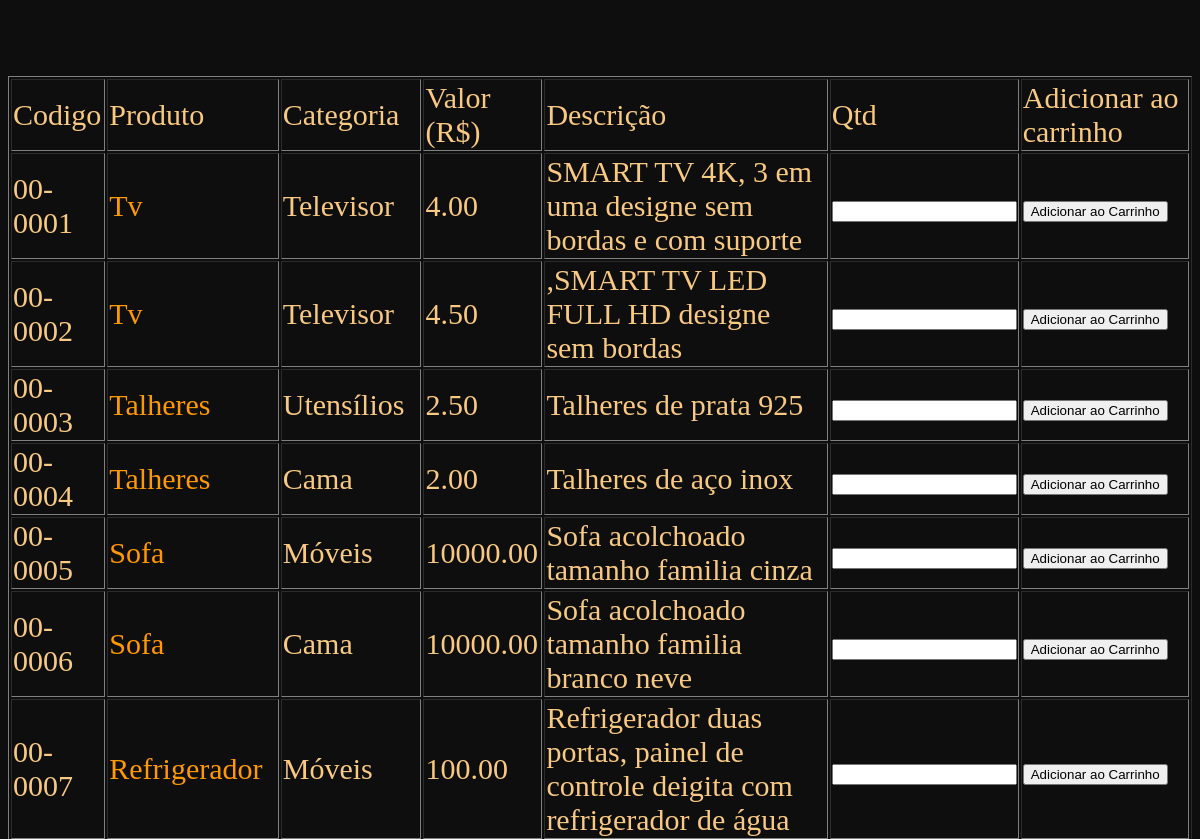
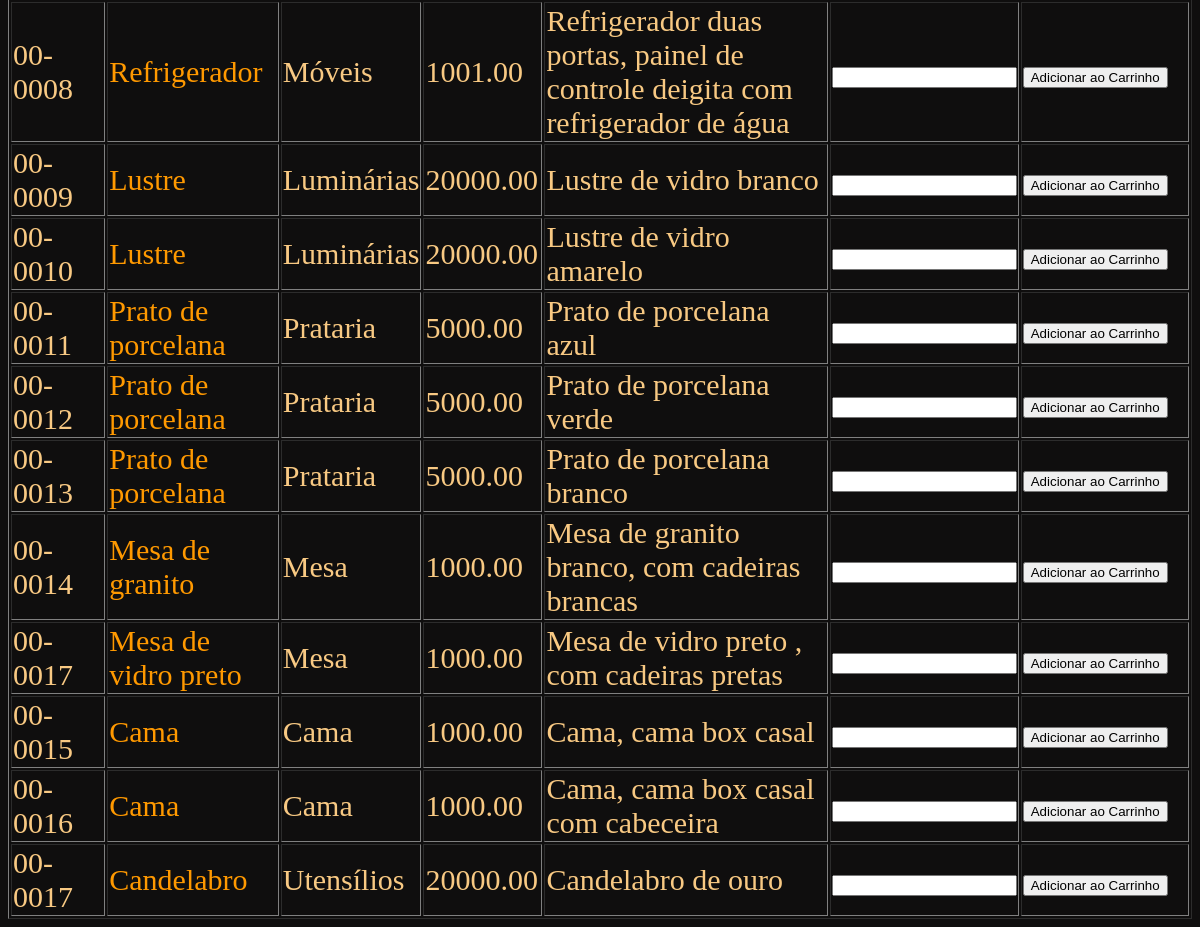
The app's page /arquivos/exibir_produtos.php (signed in) with its own data (2 pictures, top to bottom).
### tables this page shows
CREATE TABLE `tb_produto` (
  `id_produtos` int(11) NOT NULL AUTO_INCREMENT,
  `codigo_produto` varchar(10) NOT NULL,
  `nome_produto` varchar(45) NOT NULL,
  `valor_produto` decimal(10,2) NOT NULL,
  `descricao_produto` varchar(900) NOT NULL,
  `imagem_produto` varchar(900) NOT NULL,
  `tb_categoria_id_categoria` int(11) NOT NULL,
  `tb_usuario_id_usuario` int(11) NOT NULL,
  PRIMARY KEY (`id_produtos`),
  KEY `fk_tb_produtos_tb_categoria_idx` (`tb_categoria_id_categoria`),
  KEY `tb_usuario_id_usuario` (`tb_usuario_id_usuario`),
  CONSTRAINT `tb_produto_ibfk_1` FOREIGN KEY (`tb_categoria_id_categoria`) REFERENCES `tb_categoria` (`id_categoria`) ON DELETE CASCADE ON UPDATE NO ACTION,
  CONSTRAINT `tb_produto_ibfk_2` FOREIGN KEY (`tb_usuario_id_usuario`) REFERENCES `tb_usuario` (`id_usuario`)
);

CREATE TABLE `tb_categoria` (
  `id_categoria` int(11) NOT NULL AUTO_INCREMENT,
  `nome_categoria` varchar(45) NOT NULL,
  PRIMARY KEY (`id_categoria`)
);

### arquivos/exibir_produtos.php (the view, shortened to what this page needs)
<?php
    require_once 'conexao.php';
?>
<!DOCTYPE html>
<html lang="en">
<head>
    <link rel="stylesheet" href="personalizacao/tema.css">
</head>
<body>
    <br><br>
    <table border="1">
        <tr>
            <td>Codigo</td>
            <td>Produto</td>
            <td>Categoria</td>
            <td>Valor (R$)</td>
            <td>Descrição</td>
            <td>Qtd</td>
            <td>Adicionar ao carrinho</td>
        </tr>
        <?php
            $sql = "SELECT * FROM tb_produto";
            $resultados = mysqli_query($conexao, $sql);
            if (mysqli_num_rows($resultados) > 0) {
                while ($linha = mysqli_fetch_array($resultados)) {
                    $id_produto = $linha['id_produtos'];
                    $codigo = $linha['codigo_produto'];
                    $produto = $linha['nome_produto'];
                    $valor = $linha['valor_produto'];
                    $descricao = $linha['descricao_produto'];
                    $id_categoria = $linha['tb_categoria_id_categoria'];
                    echo "<tr>";
                    echo "<form action='carrinho.php'>";
                    echo "<td> $codigo </td>";
                    echo "<td><a href='produto_individual.php?produto=$id_produto'> $produto </a></td>";
                    $sql = "SELECT nome_categoria FROM tb_categoria WHERE id_categoria = '$id_categoria'";
                    $resultados2 = mysqli_query($conexao, $sql);
                    if (mysqli_num_rows($resultados2) > 0) {
                        while ($linha = mysqli_fetch_array($resultados2)) {
                            $categoria = $linha['nome_categoria'];
                            echo "<td> $categoria </td>";
                        }
                    }
                    echo "<td> $valor </td>";
                    echo "<td> $descricao </td>";
                    echo "<td> <input type='number' name='quantidade'> </td>";
                    echo "<td>";
                    echo "<input type='submit' value='Adicionar ao Carrinho'>";
                    echo "</td>";
                    echo "</form>";
                    echo "</tr>";
                }
            }
            ?>
    </table>
</body>
</html>

### arquivos/personalizacao/tema.css (style rules this page uses)
body { background-color: rgb(15, 14, 14); color:rgb(248, 201, 131); font-size: 30px; }
a { text-decoration: none; color: rgb(255, 153, 0); }

### records on screen
tb_produto: codigo_produto "00-0001", nome_produto "Tv", valor_produto "4.00", descricao_produto "SMART TV 4K, 3 em uma designe sem bordas e com suporte"
tb_categoria: nome_categoria "Televisor"
tb_produto: codigo_produto "00-0002", nome_produto "Tv", valor_produto "4.50", descricao_produto ",SMART TV LED FULL HD designe sem bordas"
tb_produto: codigo_produto "00-0003", nome_produto "Talheres", valor_produto "2.50", descricao_produto "Talheres de prata 925"
tb_categoria: nome_categoria "Utensílios"
tb_produto: codigo_produto "00-0004", nome_produto "Talheres", valor_produto "2.00", descricao_produto "Talheres de aço inox"
tb_categoria: nome_categoria "Cama"
tb_produto: codigo_produto "00-0005", nome_produto "Sofa", valor_produto "10000.00", descricao_produto "Sofa acolchoado tamanho familia cinza"
tb_categoria: nome_categoria "Móveis"
tb_produto: codigo_produto "00-0006", nome_produto "Sofa", valor_produto "10000.00", descricao_produto "Sofa acolchoado tamanho familia branco neve"
tb_produto: codigo_produto "00-0007", nome_produto "Refrigerador", valor_produto "100.00", descricao_produto "Refrigerador duas portas, painel de controle deigita com refrigerador de água"
tb_produto: codigo_produto "00-0008", nome_produto "Refrigerador", valor_produto "1001.00", descricao_produto "Refrigerador duas portas, painel de controle deigita com refrigerador de água"
tb_produto: codigo_produto "00-0009", nome_produto "Lustre", valor_produto "20000.00", descricao_produto "Lustre de vidro branco"
tb_categoria: nome_categoria "Luminárias"
tb_produto: codigo_produto "00-0010", nome_produto "Lustre", valor_produto "20000.00", descricao_produto "Lustre de vidro amarelo"
tb_produto: codigo_produto "00-0011", nome_produto "Prato de porcelana", valor_produto "5000.00", descricao_produto "Prato de porcelana azul"
tb_categoria: nome_categoria "Prataria"
tb_produto: codigo_produto "00-0012", nome_produto "Prato de porcelana", valor_produto "5000.00", descricao_produto "Prato de porcelana verde"
tb_produto: codigo_produto "00-0013", nome_produto "Prato de porcelana", valor_produto "5000.00", descricao_produto "Prato de porcelana branco"
tb_produto: codigo_produto "00-0014", nome_produto "Mesa de granito", valor_produto "1000.00", descricao_produto "Mesa de granito branco, com cadeiras brancas"
tb_categoria: nome_categoria "Mesa"
tb_produto: codigo_produto "00-0017", nome_produto "Mesa de vidro preto", valor_produto "1000.00", descricao_produto "Mesa de vidro preto , com cadeiras pretas"
tb_produto: codigo_produto "00-0015", nome_produto "Cama", valor_produto "1000.00", descricao_produto "Cama, cama box casal"
tb_produto: codigo_produto "00-0016", nome_produto "Cama", valor_produto "1000.00", descricao_produto "Cama, cama box casal com cabeceira"
tb_produto: codigo_produto "00-0017", nome_produto "Candelabro", valor_produto "20000.00", descricao_produto "Candelabro de ouro"
